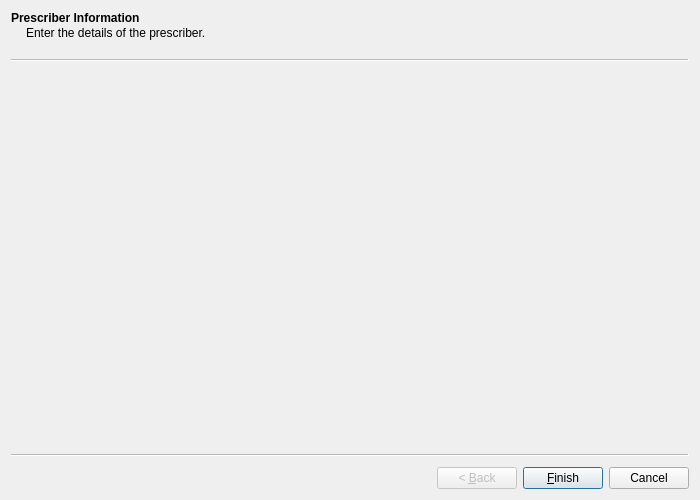
<?xml version="1.0" encoding="UTF-8"?>
<ui version="4.0">
 <class>PrescriberWizard</class>
 <widget class="QWizard" name="PrescriberWizard">
  <property name="geometry">
   <rect>
    <x>0</x>
    <y>0</y>
    <width>700</width>
    <height>500</height>
   </rect>
  </property>
  <property name="sizePolicy">
   <sizepolicy hsizetype="Fixed" vsizetype="Fixed">
    <horstretch>0</horstretch>
    <verstretch>0</verstretch>
   </sizepolicy>
  </property>
  <property name="minimumSize">
   <size>
    <width>700</width>
    <height>500</height>
   </size>
  </property>
  <property name="maximumSize">
   <size>
    <width>700</width>
    <height>500</height>
   </size>
  </property>
  <property name="windowTitle">
   <string>New Prescriber Wizard</string>
  </property>
  <widget class="Prescriber_00" name="page0">
   <property name="title">
    <string>Prescriber Information</string>
   </property>
   <property name="subTitle">
    <string>Enter the details of the prescriber.</string>
   </property>
  </widget>
 </widget>
 <customwidgets>
  <customwidget>
   <class>Prescriber_00</class>
   <extends>QWizardPage</extends>
   <header location="global">prescriber_00.h</header>
   <container>1</container>
  </customwidget>
 </customwidgets>
 <resources/>
 <connections/>
</ui>
